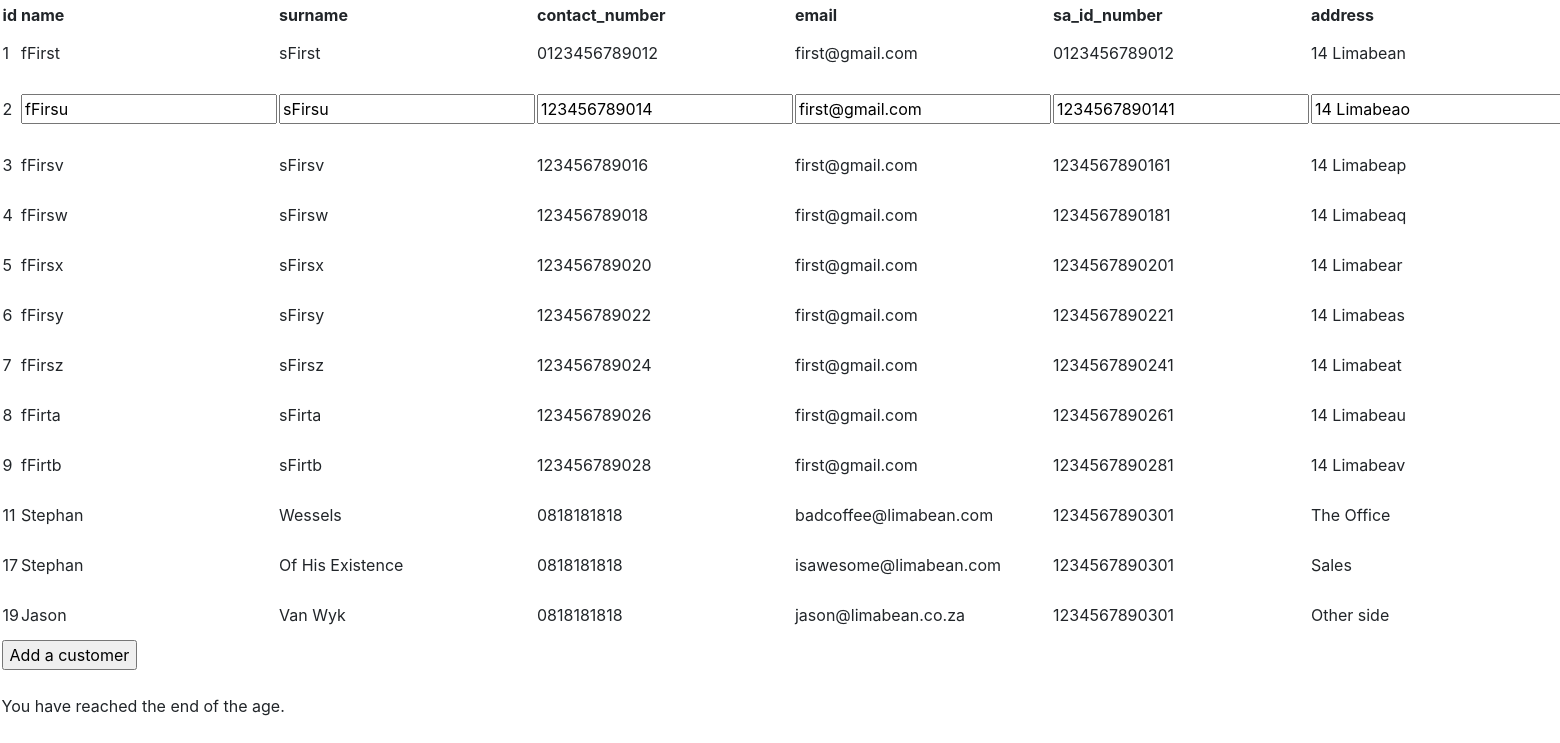
The page /customers.php?id=2 on the database its author committed.
### tables this page shows
CREATE TABLE `customer` (
  `id` int(6) NOT NULL,
  `name` varchar(255) DEFAULT NULL,
  `surname` varchar(255) DEFAULT NULL,
  `contact_number` varchar(18) DEFAULT NULL,
  `email` varchar(255) DEFAULT NULL,
  `sa_id_number` char(13) DEFAULT NULL,
  `address` varchar(255) DEFAULT NULL
);

### customers.php (called while the page is built, shortened)
<?php
include("functionsMain.php");
include("customerTable.php");

### customer.php (called while the page is built, shortened)
<?php
class customer
{
    private $id, $name, $surname, $contact_number, $email, $sa_id_number, $address;
    public function __construct($name = "", $surname = "", $contact_number = "", $email = "", $sa_id_number = "", $address = "", $id = "false")
    {
        if($name != ""){
            $this->id = $id;
        }
    }
    public function getId()
    {
        return $this->id;
    }
}

### dbConnect.php (called while the page is built, shortened)
<?php
class dbConnect
{
    private $host, $user, $password, $database, $conn;
    public function __construct($host = "127.0.0.1", $user = "root", $password = "", $database = "dvd_shop")
    {
        $this->host = $host;
        $this->user = $user;
        $this->password = $password;
        $this->database = $database;
        $this->conn = mysqli_connect($this->host, $this->user, $this->password, $this->database);
    }
    public function fetch($query, $where =[], $condition = ' AND ')
    {
        if(is_string($where)) {
            $where = [$where];
        }
        if($where) {
            $query .= ' WHERE ';
            $query .= implode($condition, $where);
        }
        $sql = $this->conn->query($query);
        $result = array();
        while ($row = mysqli_fetch_assoc($sql)) {
            array_push($result, $row);
        }
        return $result;
    }
}

### functionsMain.php (the view, shortened to what this page needs)
    <?php
function tableRowEditTD($name, $value, $placeholder = "", $required = "true", $type = "text"){
    echo "<td>
            <input name='" . $name . "' value='" . htmlspecialchars($value) . "' placeholder='" . htmlspecialchars($placeholder) . "' type='" . $type . "' " . $required . ">
          </td>";
}
function tableRowTD($value){
    echo "<td>" . htmlspecialchars($value) . "</td>";
}

### customerTable.php (shortened to what this page needs)
<?php
include('dbConnect.php');
include_once('functionsCustomer.php');
$_SESSION['customer'] = getCustomer("1=1");
?>
    <table style="width:100%">
        <tr>
            <th>id</th>
            <th>name</th>
            <th>surname</th>
            <th>contact_number</th>
            <th>email</th>
            <th>sa_id_number</th>
            <th>address</th>
        </tr>
        <?php
        foreach ($_SESSION['customer'] as $key => $value) {
                if (isset($_SESSION['userEditing']) && $_SESSION['userEditing'] == $value->getId()) {
                    customerTableRowEdit($value);
                } else {
                    customerTableRow($value);
                }
            }
        ?>
    </table>
    <form method="post" action="<?= htmlspecialchars($_SERVER['PHP_SELF']) ?>">
        <input name="addCustomer" type="submit" value="Add a customer">
    </form>

### functionsCustomer.php (shortened to what this page needs)
<?php
include_once("functionsMain.php");
function getCustomer($where = [], $condition = ' AND ')
{
    $dbConnect = new dbConnect();
    $results = $dbConnect->fetch("SELECT * FROM customer ", $where, $condition);
    $customer = array();
    foreach ($results as $value) {
        array_push($customer,
            new Customer($value['name'], $value['surname'], $value['contact_number'],
                $value['email'], $value['sa_id_number'], $value['address'], $value['id']));
    }
    return $customer;
}
function customerTableRow($customerArray)
{
    echo "<tr>";
    tableRowTD($customerArray->getId());
    echo "<td> <a href='?id=" . htmlspecialchars($customerArray->getId()) . "'>edit</a>
               <a href='?id=" . htmlspecialchars($customerArray->getId()) . "&delete=TRUE'>delete</a>
          </td>" . "
         </tr>";
}
function customerTableRowEdit($customerArray)
{
    echo "<tr>
                <form action='" . htmlspecialchars($_SERVER["PHP_SELF"]) . "' method='post'>
                    <td>
                        " . htmlspecialchars($customerArray->getId()) . "
                    </td>";
        tableRowEditTD('name', $customerArray->getName(), $customerArray->getName());
    echo "<td>
                <input type='submit' name='updateCustomer' value='save'>
                <input type='submit' name='deleteCustomer' value='delete'>
                <input type='hidden' name='id' value='" . htmlspecialchars($customerArray->getId()) . "'>
            </td>" . "
        </form>
    </tr>";
}

### css/phptest.css (style rules this page uses)
table { width: 100%; margin: auto; }

### rows shown on the page
customer: id "1 fFirst sFirst 0123456789012 first@gmail.com 0123456789012 14 Limabean"
customer: id "2", name "fFirsu", surname "sFirsu", contact_number "123456789014", email "first@gmail.com", sa_id_number "1234567890141", address "14 Limabeao"
customer: id "3 fFirsv sFirsv 123456789016 first@gmail.com 1234567890161 14 Limabeap"
customer: id "4 fFirsw sFirsw 123456789018 first@gmail.com 1234567890181 14 Limabeaq"
customer: id "5 fFirsx sFirsx 123456789020 first@gmail.com 1234567890201 14 Limabear"
customer: id "6 fFirsy sFirsy 123456789022 first@gmail.com 1234567890221 14 Limabeas"
customer: id "7 fFirsz sFirsz 123456789024 first@gmail.com 1234567890241 14 Limabeat"
customer: id "8 fFirta sFirta 123456789026 first@gmail.com 1234567890261 14 Limabeau"
customer: id "9 fFirtb sFirtb 123456789028 first@gmail.com 1234567890281 14 Limabeav"
customer: id "11 Stephan Wessels 0818181818 badcoffee@limabean.com 1234567890301 The Office"
customer: id "17 Stephan Of His Existence 0818181818 isawesome@limabean.com 1234567890301 Sales"
customer: id "19 Jason Van Wyk 0818181818 jason@limabean.co.za 1234567890301 Other side"
